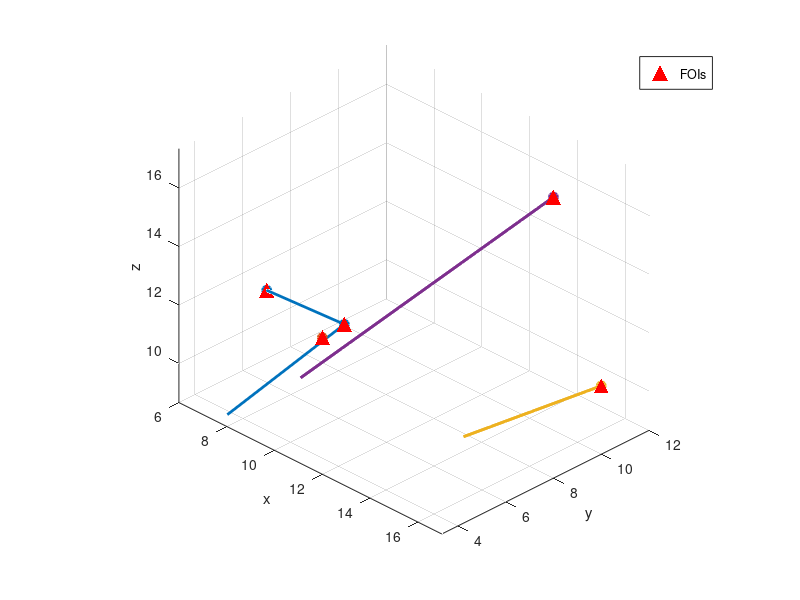

The MATLAB source for this figure:
% TSP FailSafe

start_pos = [0, 0, 0];
foi_pos = [6,7,11; 13,12,15; 11.5,4.75,13; 12,3.33,13.33; 17,10,11];
num_FOIs = size(foi_pos, 1);

battery_percent = 55;   %change
inspection_cost = 7;    %change
unvisited_foi = 1:num_FOIs;
current_pos = start_pos;
mission_cost = 0;
all_paths = {};
trip_idx = 1;
path = [start_pos];

while ~isempty(unvisited_foi)
    % nearest FOI
    dists = sqrt(sum((foi_pos(unvisited_foi,:) - current_pos).^2, 2));
    [min_d, idx] = min(dists);
    foi_idx = unvisited_foi(idx);
    target_pos = foi_pos(foi_idx, :);

    % cost to go to target and then return home
    dist_to_home = sqrt(sum((target_pos - start_pos).^2));

    total_cost = min_d + inspection_cost + dist_to_home;

    if battery_percent >= total_cost
        mission_cost = mission_cost + min_d + inspection_cost;
        battery_percent = battery_percent - (min_d + inspection_cost);
        current_pos = target_pos;
        path = [path; target_pos];
        unvisited_foi(idx) = [];
        fprintf('Visited FOI %d. Battery Percentage : %.1f \n', foi_idx, battery_percent);
    else
        dist_home = sqrt(sum((current_pos - start_pos).^2));
        mission_cost = mission_cost + dist_home;
        path = [path; start_pos];
        all_paths{trip_idx} = path;

        % Reset for next trip
        fprintf('\nReturn to home. Remaining FOIs: %d\n', length(unvisited_foi));
        battery_percent = 56; %change
        current_pos = start_pos;
        path = [start_pos];
        trip_idx = trip_idx + 1;
    end
end


% final trip
path = [path; start_pos];
all_paths{trip_idx} = path;

figure;
hold on;
grid on;
xlabel('x'); ylabel('y'); zlabel('z');
axis equal;
view(45,30);
colors = lines(length(all_paths));
for i = 1:length(all_paths)
    p = all_paths{i};
    plot3(p(:,1), p(:,2), p(:,3), '-o', 'Color', colors(i,:), 'LineWidth', 2, 'HandleVisibility', 'off');
end
scatter3(foi_pos(:,1), foi_pos(:,2), foi_pos(:,3), 120, 'r', '^','filled','DisplayName','FOIs');
legend;

fprintf('Total Cost is %.4f meters\n',mission_cost);
